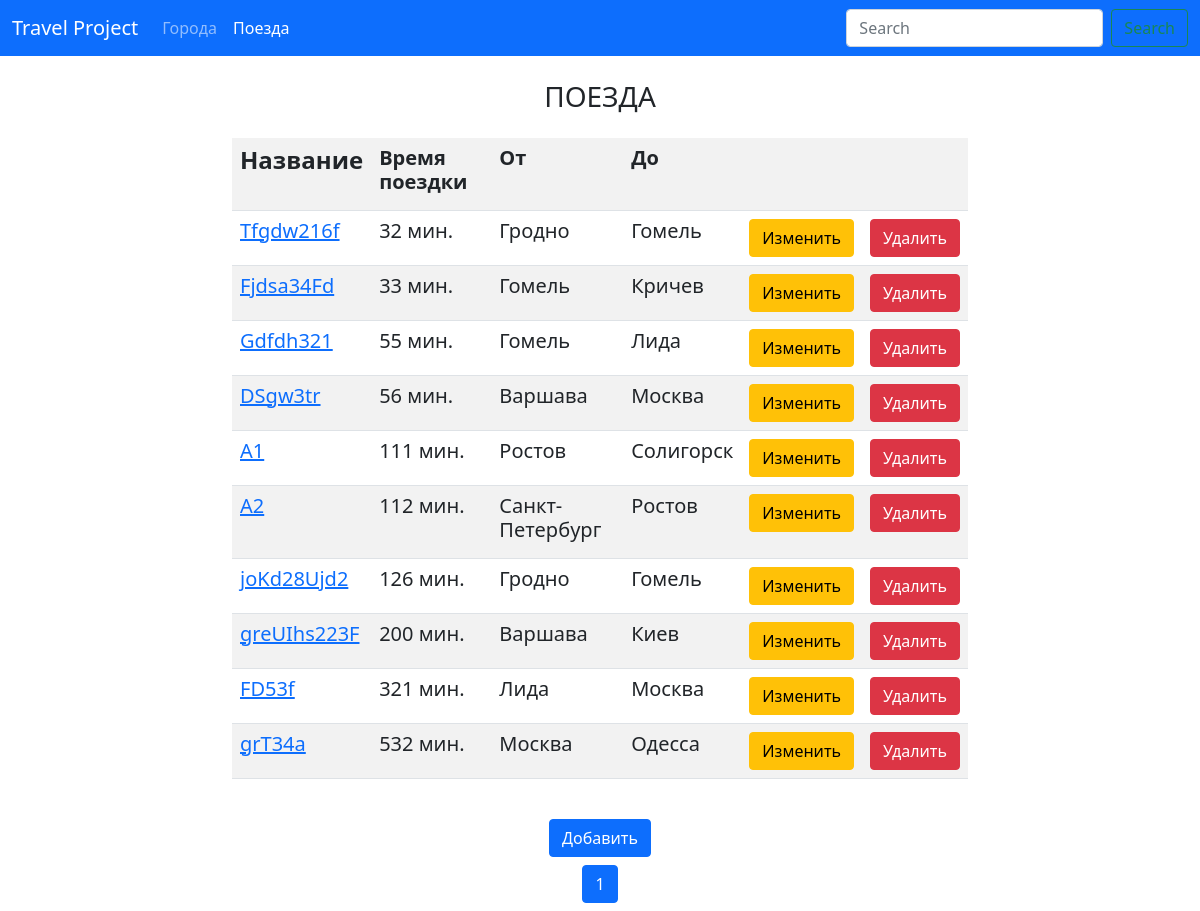
The page /trains/ on the database as committed earlier.
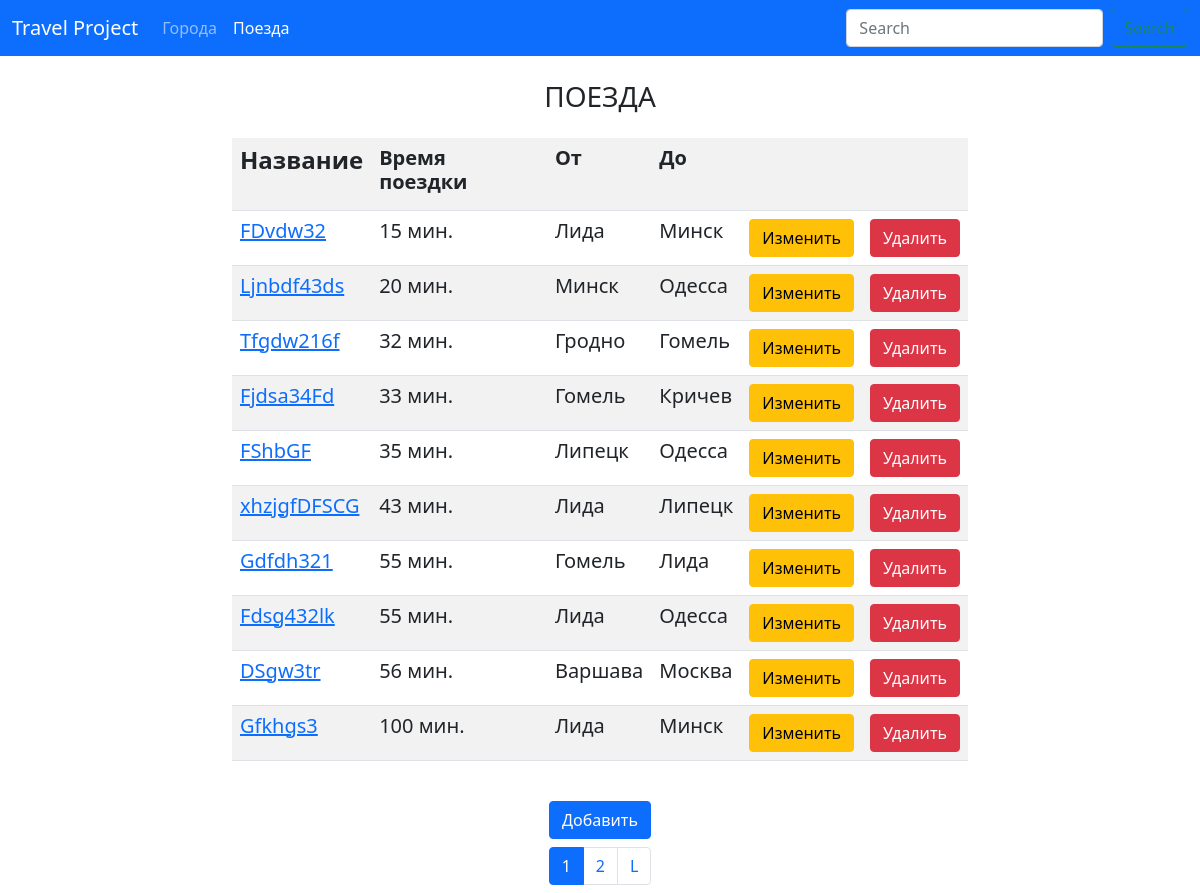
The same page on the database as committed later.
### trains/models.py (models this page shows, shortened)
class Train(models.Model):
    name = models.CharField(max_length=50, unique=True,
                            verbose_name='Название поезда')
    travel_time = models.PositiveSmallIntegerField(verbose_name='Время в пути')
    from_city = models.ForeignKey(City, related_name='from_city_set',
                                  on_delete=models.CASCADE, verbose_name='Из какого города',
                                  null=True, blank=True
                                  )
    to_city = models.ForeignKey(City, related_name='to_city_set',
                                on_delete=models.CASCADE, verbose_name='В какой город',
                                null=True, blank=True
                                )
    class Meta:
        verbose_name = 'Поезд'
        verbose_name_plural = 'Поезда'
        ordering = ['travel_time']

### cities/models.py (models this page shows, shortened)
class City(models.Model):
    name = models.CharField(max_length=40, unique=True, verbose_name='Название города')
    def __str__(self):
        return self.name
    class Meta:
        verbose_name = 'Город'
        verbose_name_plural = 'Города'
        ordering = ['name',]

### trains/views.py (the view)
# urls.py: path('', views.TrainListView.as_view(), name='home'),
class TrainListView(ListView):
    paginate_by = 10
    model = Train
    template_name = 'trains/home.html'

### trains/templates/trains/home.html (shortened to what this page needs)
{% extends 'base.html' %}
{% block bodydata %}
    <h3 class="my-4 text-center">ПОЕЗДА</h3>
    <div class="row my-4">
        <div class="col-md ">
            <table class="table table-striped">
                <tr>
                    <td><h4><strong>Название</strong></h4></td>
                    <td><h5><strong>Время поездки</strong></h5></td>
                    <td><h5><strong>От</strong></h5></td>
                    <td><h5><strong>До</strong></h5></td>
                    <td></td>
                    <td></td>
                </tr>
                {% for item in page_obj %}
                    <tr>
                        <td>
                            <a href="{% url 'trains:detail' pk=item.pk %}">
                                <h5>{{ item.name }}</h5>
                            </a>
                        </td>
                        <td>
                            <h5>{{ item.travel_time }} мин.</h5>
                        </td>
                        <td>
                            <h5>{{ item.from_city }}</h5>
                        </td>
                        <td>
                            <h5>{{ item.to_city }}</h5>
                        </td>
                        <td>
                            <a href="{% url 'trains:update' pk=item.pk %}">
                                <button type="button" class="btn btn-warning">
                                    Изменить
                                </button>
                            </a>
                        </td>
                        <td>
                            <a href="{% url 'trains:delete' pk=item.pk %}">
                                <button type="button" class="btn btn-danger">
                                    Удалить
                                </button>
                            </a>
                        </td>
                    </tr>
                {% endfor %}
            </table>
        </div>
    </div>
    <div class="text-center">
        <a href="{% url 'trains:add' %}">
            <button type="button" class="btn btn-primary my-0">
                Добавить
            </button>
        </a>
    </div>
    <div class="pagination justify-content-center my-2">
        <li class="page-item active" aria-current="page">
            <a class="page-link" href="">{{ page_obj.number }}</a>
        </li>
        {% if page_obj.has_next %}
            <li class="page-item">
                <a class="page-link" href="?page={{ page_obj.next_page_number }}">{{ page_obj.next_page_number }}</a>
            </li>
            <li class="page-item">
                <a class="page-link" href="?page={{ page_obj.paginator.num_pages }}">L</a>
            </li>
        {% endif %}
    </div>
{% endblock %}

Rows that differ between the two databases and show on the page:
no longer on this page (row unchanged): Train: name "A1", travel_time "111", from_city "Ростов", to_city "Солигорск"
no longer on this page (row unchanged): Train: name "A2", travel_time "112", from_city "Санкт-Петербург", to_city "Ростов"
no longer on this page (row unchanged): Train: name "joKd28Ujd2", travel_time "126", from_city "Гродно", to_city "Гомель"
no longer on this page (row unchanged): Train: name "greUIhs223F", travel_time "200", from_city "Варшава", to_city "Киев"
no longer on this page (row unchanged): Train: name "FD53f", travel_time "321", from_city "Лида", to_city "Москва"
no longer on this page (row unchanged): Train: name "grT34a", travel_time "532", from_city "Москва", to_city "Одесса"
added Train: name "FDvdw32", travel_time "15", from_city "Лида", to_city "Минск"
added Train: name "Ljnbdf43ds", travel_time "20", from_city "Минск", to_city "Одесса"
added Train: name "FShbGF", travel_time "35", from_city "Липецк", to_city "Одесса"
added Train: name "xhzjgfDFSCG", travel_time "43", from_city "Лида", to_city "Липецк"
added Train: name "Fdsg432lk", travel_time "55", from_city "Лида", to_city "Одесса"
added Train: name "Gfkhgs3", travel_time "100", from_city "Лида", to_city "Минск"
Other text that changed with them:
{{ page_obj.next_page_number }}: (not shown) → "2"
text now shown: "L"
